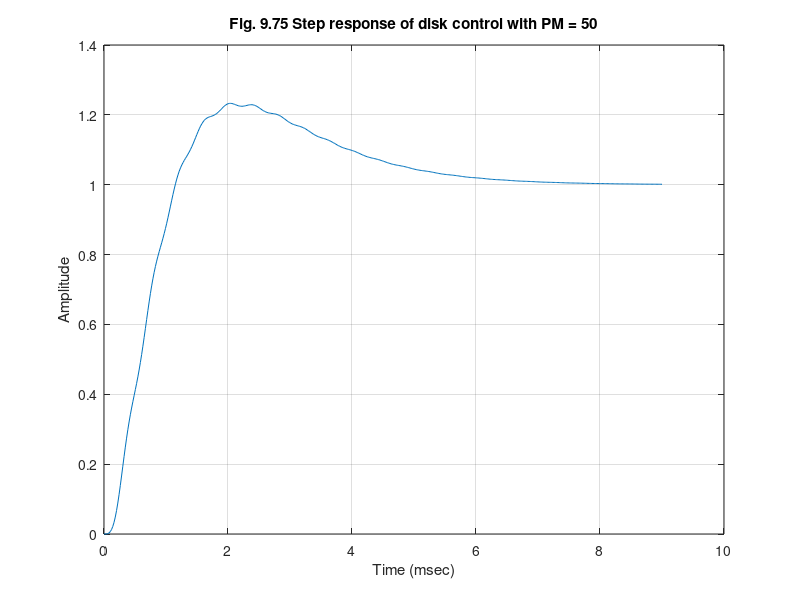

MATLAB code to generate this figure:
%  Figure 9.75      Feedback Control of Dynamic Systems, 4e
%                        Franklin, Powell, Emami
%
% fig9_75.m is a script for disk read/write head control design 
% the design is based on 1/s^2 with robustness
% with respect to a resonance of damping zeta = z at wm.
% the design calls for a single lead selected to maximize wc
% the phase margin is set by alpha = a
% the resonance is 'gain stabilized' with GM 
% the time is scaled to milliseconds

wm= 5*pi
z=.05;
GM = 4;
a=0.1;
numGo=1;
denGo= [1 0 0];
sysGo=tf(numGo,denGo);
numG= [1/(50*pi) 1];
denG=[1/(25*pi^2) 1/(50*pi) 1  0 0];
sysG=tf(numG,denG);
b=GM/(2*z);
% PM >50; select alpha = 0.1
T= (1/wm)*sqrt(b/a^1.5);
wc = 1/(sqrt(a)*T)
% K = sqrt(a)*wc^2
K= sqrt(a)*wm^2/b;
numD =K*sqrt(a)*[T 1];
denD = [a*T 1];
sysD=tf(numD,denD);
sysOLo=sysD*sysGo;
sysOL=sysD*sysG;
%figure(1)
%clf
% bode(sysOLo);
%hold on
%bode(sysOL);  
%title('Disk drive control with gain-stabilized resonance');
%pause;
%hold off
%figure(2)
clf
sysH=tf(1,1);
sysCL=feedback(sysOL,sysH);
[y,t]=step(sysCL);
plot(t,y);
grid;
xlabel('Time (msec)');
ylabel('Amplitude');
title('Fig. 9.75 Step response of disk control with PM = 50')
